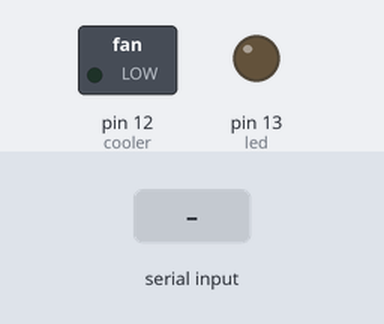
A sketch run on a simulated Arduino Mega 2560, built with avr-gcc and run on an emulated ATmega2560. Shown: switched loads named in the sketch (green lamp = pin HIGH), output pins drawn as LEDs (lit = HIGH). The inputs (shaded band) are chosen by the test bench.

Above: at 1.2 s.
1.3 s: "Y" received over Serial
At 1.8 s:
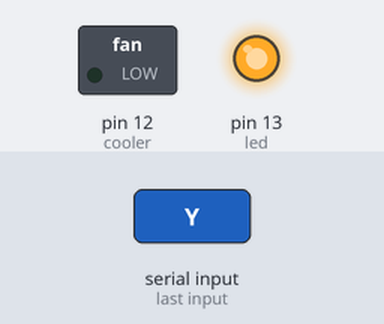
2.8 s: "P" received over Serial
At 4.0 s:
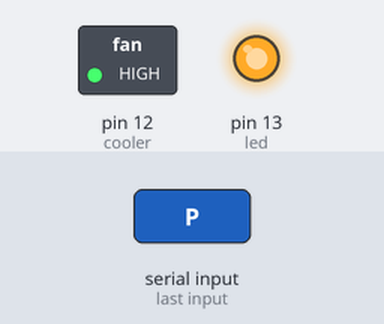
4.3 s: "N" received over Serial
At 5.3 s:
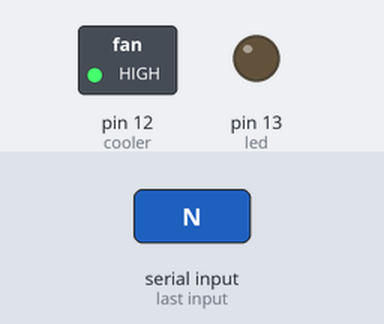
5.8 s: "A" received over Serial
At 6.4 s:
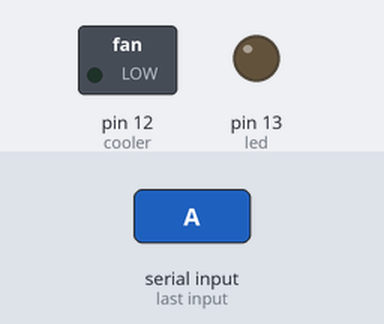
Timing chart, 0 to 8.3 s (numbered marks = the images above; inputs shaded):
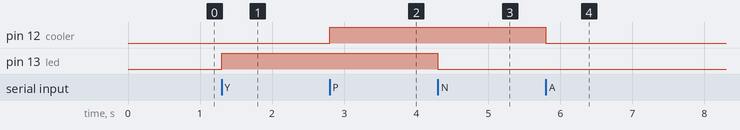

The sketch:

arduino_sensors.ino
```cpp
/*Arduino script to stablish a serial connection*/

#include "DHT.h"              // DHT sensor library
#define DHTPIN 22             // Arduino port connected to DHT signal output
#define DHTTYPE DHT11         // Type of sensor (could be DHT22)
DHT dht(DHTPIN, DHTTYPE);     // define it as object

const int cooler = 12;        // Output port for led
const int led    = 13;        // Output port for led

const int analogTemp = A0;      // Analog input Temperature Sensor
const int photoRes   = A2;      // Analog input for Photo Resistance
const int flameDet   = A4;      // Analog input for flame detector

int value;
unsigned int dato;              // Variable to store data received from python script

void setup() {
  Serial.begin(9600);           // Baudrate of the serial connection
  pinMode(led, OUTPUT);
  pinMode(cooler, OUTPUT);      // Set led ports as outputs
  pinMode(analogTemp, INPUT);
  pinMode(photoRes, INPUT);
  pinMode(flameDet, INPUT);
  dht.begin();
}

void loop() {
  while (Serial.available() > 0) { // while to test if the serial communication is available
    dato = Serial.read();       // read the serial port.

    /*Logic based on the data received*/
    //Turn on/off leds
    if (dato == 'Y')digitalWrite(led, HIGH);
    if (dato == 'N')digitalWrite(led, LOW);
    if (dato == 'P')digitalWrite(cooler, HIGH);
    if (dato == 'A')digitalWrite(cooler, LOW);
    // Send PhotoResistance data.
    if (dato == 'L') {
      value = analogRead(photoRes);
      Serial.println(value);
    }
    // Send temperature.
    if (dato == 'T') {
      float t = dht.readTemperature();
      Serial.println(t);
    }
    // Send Humidity
    if (dato == 'H') {
      float h = dht.readHumidity();
      Serial.println(h);
    }
    // Send Flame data.
    if (dato == 'F') {
      value = analogRead(flameDet);
      int range = map(value, 0, 1024, 0, 3);
       switch (range) {
       case 0:    // A close fire.
        Serial.println("** Fuego cercano **");
        break;
       case 1:    // A distant fire.
        Serial.println("** Fuego lejano **");
        break;
       case 2:    // No fire detected.
        Serial.println("Todo tranqui");
        break;
      }
    }
    // Sent analog temperature
    if (dato == 'U') {
      value = analogRead(analogTemp);
      Serial.println(value);
    }
  }

}
```

Measured:
- after the input at 1.3 s, pin 13 (led): LOW → HIGH at once
- after the input at 2.8 s, pin 12 (cooler): LOW → HIGH at once
- after the input at 4.3 s, pin 13 (led): HIGH → LOW at once
- after the input at 5.8 s, pin 12 (cooler): HIGH → LOW at once
